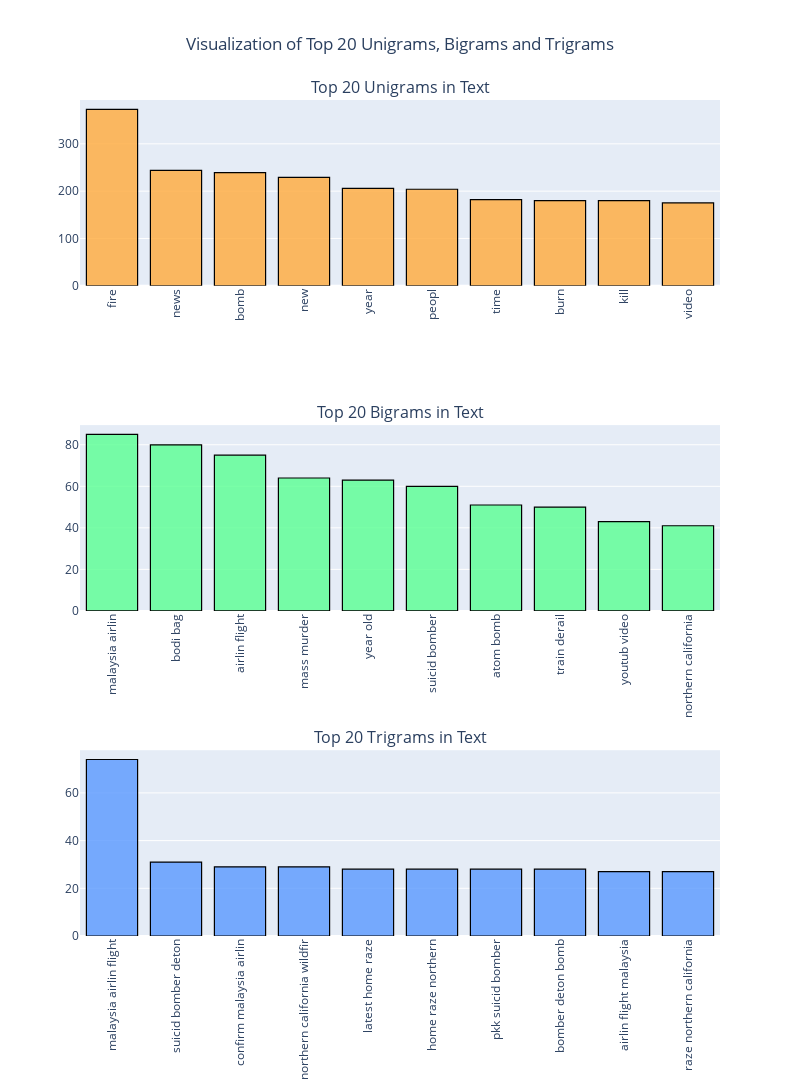

The code cell stored with this chart in its notebook:
### Markdown cell above
## Visualising top 10 N-grams for N = 1, 2, 3

### Code cell
fig = make_subplots(rows=3, cols=1,subplot_titles=("Top 20 Unigrams in Text", "Top 20 Bigrams in Text","Top 20 Trigrams in Text"))

fig.add_trace(
      go.Bar(x=common_uni_df["word"],y=common_uni_df["freq"],
             marker=dict(color= 'rgba(255, 170, 59,0.8)'),
             marker_line=dict(color='black'),marker_line_width=1.2),
      row=1, col=1
).add_trace(
      go.Bar(x=common_bi_df["word"],y=common_bi_df["freq"],
             marker=dict(color= 'rgba(89, 255, 147,0.8)'),
             marker_line=dict(color='black'),marker_line_width=1.2),
      row=2, col=1
).add_trace(
      go.Bar(x=common_tri_df["word"],y=common_tri_df["freq"],
             marker=dict(color= 'rgba(89, 153, 255,0.8)'),
             marker_line=dict(color='black'),marker_line_width=1.2),
      row=3, col=1
).update_layout(title_text="Visualization of Top 20 Unigrams, Bigrams and Trigrams",
                title_x=0.5,showlegend=False,width=800,height=1600,).update_xaxes(tickangle=-90).show()

# py.plot(fig,filename='Visualization of Top 20 Unigrams, Bigrams and Trigrams',auto_open=False,show_link=False)

### Figure 1 — Plotly figure (JSON) as saved in the notebook; plotly's stock layout.template omitted (floating-point values rounded to 4 significant figures)
{"data": [{"marker": {"color": "rgba(255, 170, 59,0.8)", "line": {"color": "black", "width": 1.2}}, "x": ["fire", "news", "bomb", "new", "year", "peopl", "time", "burn", "kill", "video"], "y": [373, 244, 239, 229, 206, 204, 182, 180, 180, 175], "type": "bar", "xaxis": "x", "yaxis": "y"}, {"marker": {"color": "rgba(89, 255, 147,0.8)", "line": {"color": "black", "width": 1.2}}, "x": ["malaysia airlin", "bodi bag", "airlin flight", "mass murder", "year old", "suicid bomber", "atom bomb", "train derail", "youtub video", "northern california"], "y": [85, 80, 75, 64, 63, 60, 51, 50, 43, 41], "type": "bar", "xaxis": "x2", "yaxis": "y2"}, {"marker": {"color": "rgba(89, 153, 255,0.8)", "line": {"color": "black", "width": 1.2}}, "x": ["malaysia airlin flight", "suicid bomber deton", "confirm malaysia airlin", "northern california wildfir", "latest home raze", "home raze northern", "pkk suicid bomber", "bomber deton bomb", "airlin flight malaysia", "raze northern california"], "y": [74, 31, 29, 29, 28, 28, 28, 28, 27, 27], "type": "bar", "xaxis": "x3", "yaxis": "y3"}], "layout": {"xaxis": {"anchor": "y", "domain": [0, 1], "tickangle": -90}, "yaxis": {"anchor": "x", "domain": [0.7778, 1]}, "xaxis2": {"anchor": "y2", "domain": [0, 1], "tickangle": -90}, "yaxis2": {"anchor": "x2", "domain": [0.3889, 0.6111]}, "xaxis3": {"anchor": "y3", "domain": [0, 1], "tickangle": -90}, "yaxis3": {"anchor": "x3", "domain": [0, 0.2222]}, "annotations": [{"font": {"size": 16}, "showarrow": false, "text": "Top 20 Unigrams in Text", "x": 0.5, "xanchor": "center", "xref": "paper", "y": 1, "yanchor": "bottom", "yref": "paper"}, {"font": {"size": 16}, "showarrow": false, "text": "Top 20 Bigrams in Text", "x": 0.5, "xanchor": "center", "xref": "paper", "y": 0.6111, "yanchor": "bottom", "yref": "paper"}, {"font": {"size": 16}, "showarrow": false, "text": "Top 20 Trigrams in Text", "x": 0.5, "xanchor": "center", "xref": "paper", "y": 0.2222, "yanchor": "bottom", "yref": "paper"}], "title": {"text": "Visualization of Top 20 Unigrams, Bigrams and Trigrams", "x": 0.5}, "showlegend": false, "width": 800, "height": 1600}}
